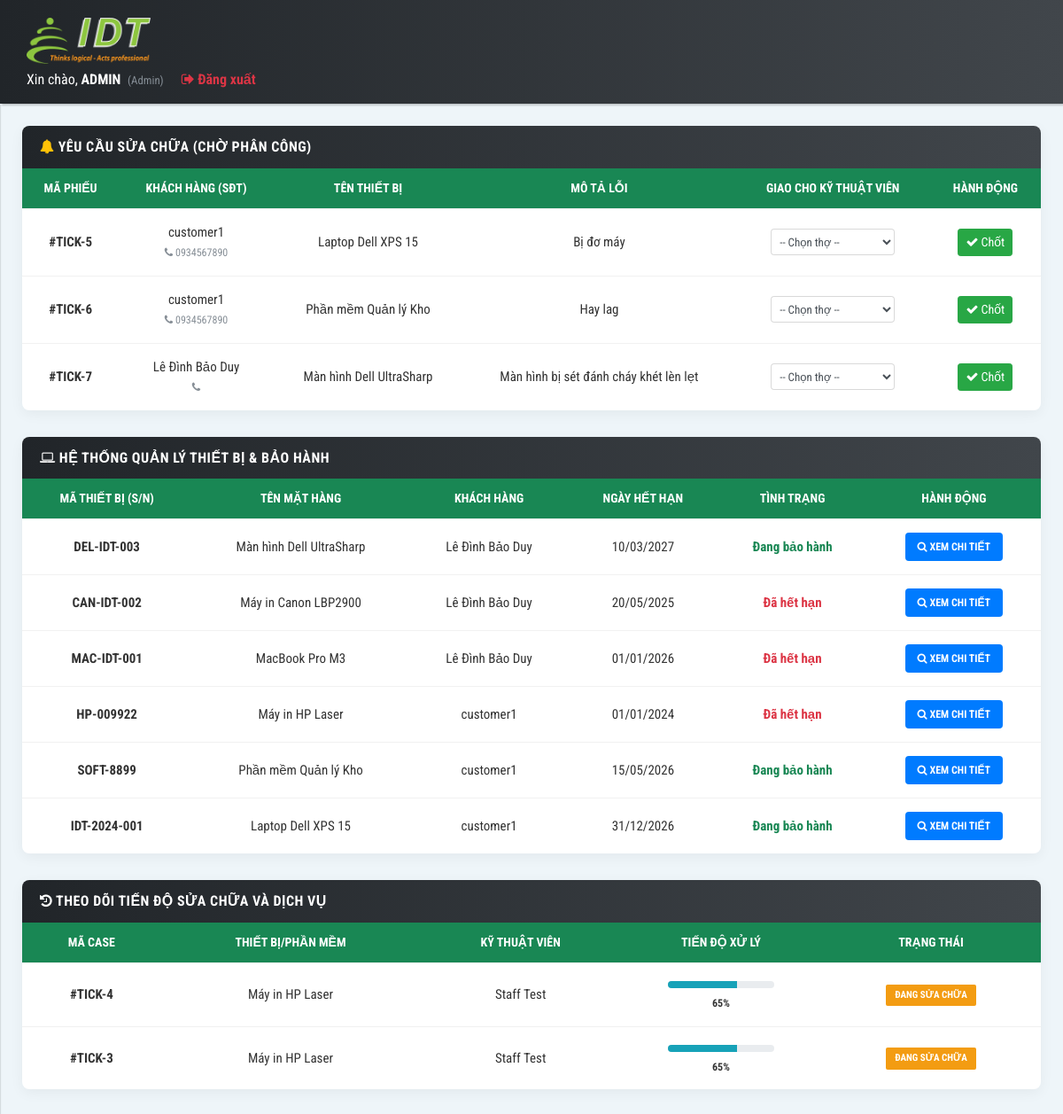
The app's page /frontend/admin/quanly.php (signed in) with its own data.
### tables this page shows
CREATE TABLE `repair_tickets` (
  `id` int(11) NOT NULL,
  `device_id` int(11) NOT NULL,
  `customer_id` int(11) NOT NULL,
  `user_id` int(11) DEFAULT NULL,
  `received_date` date DEFAULT NULL,
  `description` text DEFAULT NULL,
  `status` enum('pending','repairing','completed','cancelled') DEFAULT 'pending',
  `progress` int(3) NOT NULL DEFAULT 0,
  `created_at` timestamp NOT NULL DEFAULT current_timestamp(),
  `updated_at` timestamp NOT NULL DEFAULT current_timestamp() ON UPDATE current_timestamp()
);

CREATE TABLE `customers` (
  `id` int(11) NOT NULL,
  `name` varchar(150) NOT NULL,
  `phone` varchar(50) DEFAULT NULL,
  `email` varchar(150) NOT NULL,
  `password` varchar(255) NOT NULL,
  `address` text DEFAULT NULL,
  `created_at` timestamp NOT NULL DEFAULT current_timestamp(),
  `updated_at` timestamp NOT NULL DEFAULT current_timestamp() ON UPDATE current_timestamp()
);

CREATE TABLE `devices` (
  `id` int(11) NOT NULL,
  `name` varchar(150) NOT NULL,
  `serial_number` varchar(100) DEFAULT NULL,
  `customer_id` int(11) DEFAULT NULL,
  `type` enum('hardware','software') NOT NULL,
  `warranty_start_date` date DEFAULT NULL,
  `warranty_end_date` date DEFAULT NULL,
  `status` enum('active','expired','repairing') DEFAULT 'active',
  `created_at` timestamp NOT NULL DEFAULT current_timestamp(),
  `updated_at` timestamp NOT NULL DEFAULT current_timestamp() ON UPDATE current_timestamp()
);

CREATE TABLE `users` (
  `id` int(11) NOT NULL,
  `name` varchar(100) DEFAULT NULL,
  `email` varchar(150) DEFAULT NULL,
  `password` varchar(255) NOT NULL,
  `role` enum('admin','manager','staff') NOT NULL DEFAULT 'staff',
  `created_at` timestamp NOT NULL DEFAULT current_timestamp(),
  `updated_at` timestamp NOT NULL DEFAULT current_timestamp() ON UPDATE current_timestamp()
);

### frontend/admin/quanly.php (the view, shortened to what this page needs)
<?php
require_once "../../backend/config/database.php";
$currentRole = $_SESSION['role'];
$sql_pending = "SELECT rt.id, rt.received_date, rt.description, d.name as device_name, c.name as customer_name, c.phone
                FROM repair_tickets rt
                JOIN devices d ON rt.device_id = d.id
                JOIN customers c ON rt.customer_id = c.id
                WHERE rt.status = 'pending' AND rt.user_id IS NULL
                ORDER BY rt.created_at ASC";
$result_pending = mysqli_query($conn, $sql_pending);
$pending_tickets = mysqli_fetch_all($result_pending, MYSQLI_ASSOC);
$sql_all_devices = "SELECT d.*, c.name as customer_name
                    FROM devices d
                    LEFT JOIN customers c ON d.customer_id = c.id
                    ORDER BY d.id DESC";
$result_devices = mysqli_query($conn, $sql_all_devices);
$all_devices = mysqli_fetch_all($result_devices, MYSQLI_ASSOC);
$sql_ongoing = "SELECT rt.*, d.name as device_name, u.name as staff_name
                FROM repair_tickets rt
                JOIN devices d ON rt.device_id = d.id
                LEFT JOIN users u ON rt.user_id = u.id
                WHERE rt.status IN ('pending', 'repairing') AND rt.user_id IS NOT NULL
                ORDER BY rt.updated_at DESC";
$result_ongoing = mysqli_query($conn, $sql_ongoing);
$ongoing_tickets = mysqli_fetch_all($result_ongoing, MYSQLI_ASSOC);
$roleLabel = ['admin' => 'Admin', 'manager' => 'Quản lý', 'staff' => 'Nhân viên'];
?>
<!DOCTYPE html>
<html lang="vi">
<head>
    <link rel="stylesheet" href="css/bootstrap.min.css">
    <link rel="stylesheet" href="font-awesome-4.7.0/css/font-awesome.min.css">
    <link rel="stylesheet" href="css/font-icon-style.css">
    <link rel="stylesheet" href="css/style.default.css" id="theme-stylesheet">
    <link rel="stylesheet" href="css/ui-elements/card.css">
    <link rel="stylesheet" href="css/style.css">
</head>
<body>
<div class="page">
    <header class="header">
        <nav class="navbar navbar-expand-lg">
            <div class="container-fluid">
                <div class="navbar-holder d-flex align-items-center justify-content-between">
                    <div class="navbar-header">
                        <a href="quanly.php" class="navbar-brand">
                            <div class="brand-text brand-big hidden-lg-down">
                                <img src="img/logo.png" width="140" alt="Logo" class="img-fluid">
                            </div>
                        </a>
                        <ul class="nav-menu list-unstyled d-flex flex-md-row align-items-md-center mb-0" style="margin-left: auto; gap: 20px;">
                            <li class="nav-item text-white">
                                Xin chào, <strong><?php echo isset($_SESSION['name']) ? htmlspecialchars($_SESSION['name']) : strtoupper($currentRole); ?></strong>
                                <small class="text-muted ml-1">(<?= $roleLabel[$currentRole] ?? $currentRole ?>)</small>
                            </li>
                            <li class="nav-item">
                                <a href="../../backend/api/logout.php" class="nav-link text-danger font-weight-bold" style="padding: 0;">
                                    <i class="fa fa-sign-out"></i> Đăng xuất
                                </a>
                            </li>
                        </ul>
                    </div>
                </div>
            </div>
        </nav>
    </header>
    <div class="page-content d-flex align-items-stretch">
        <div class="content-inner">
            <div class="row" id="report-pending">
                <div class="col-md-12">
                    <div class="card card-idt-main">
                        <div class="card-header-idt">
                            <h4 class="title-idt"><i class="fa fa-bell text-warning"></i> YÊU CẦU SỬA CHỮA (CHỜ PHÂN CÔNG)</h4>
                        </div>
                        <div class="card-body no-padding">
                            <div class="table-responsive">
                                <table class="table idt-table-report table-hover">
                                    <thead>
                                        <tr>
                                            <th class="text-center">Mã Phiếu</th>
                                            <th class="text-center">Khách hàng (SĐT)</th>
                                            <th class="text-center">Tên Thiết bị</th>
                                            <th class="text-center">Mô tả lỗi</th>
                                            <?php if (in_array($currentRole, ['admin', 'manager'])): ?>
                                            <th class="text-center">Giao cho Kỹ thuật viên</th>
                                            <th class="text-center">Hành Động</th>
                                            <?php endif; ?>
                                        </tr>
                                    </thead>
                                    <tbody>
                                        <?php if (empty($pending_tickets)): ?>
                                            <tr><td colspan="6" class="text-center text-muted py-4">Tuyệt vời! Hiện không có yêu cầu nào đang tồn đọng.</td></tr>
                                        <?php else: ?>
                                            <?php foreach ($pending_tickets as $tick): ?>
                                            <tr>
                                                <td class="text-center"><strong>#TICK-<?= $tick['id'] ?></strong></td>
                                                <td class="text-center">
                                                    <?= htmlspecialchars($tick['customer_name']) ?><br>
                                                    <small class="text-muted"><i class="fa fa-phone"></i> <?= htmlspecialchars($tick['phone'] ?? 'Không có') ?></small>
                                                </td>
                                                <td class="text-center"><?= htmlspecialchars($tick['device_name']) ?></td>
                                                <td class="text-center"><?= htmlspecialchars($tick['description']) ?></td>
                                                <?php if (in_array($currentRole, ['admin', 'manager'])): ?>
                                                <td class="text-center">
                                                    <select class="form-control form-control-sm" id="staff_assign_<?= $tick['id'] ?>">
                                                        <option value="">-- Chọn thợ --</option>
                                                    </select>
                                                </td>
                                                <td class="text-center action-col">
                                                    <button class="btn btn-sm btn-success" onclick="assignTicket(<?= $tick['id'] ?>)">
                                                        <i class="fa fa-check"></i> Chốt
                                                    </button>
                                                </td>
                                                <?php endif; ?>
                                            </tr>
                                            <?php endforeach; ?>
                                        <?php endif; ?>
                                    </tbody>
                                </table>
                            </div>
                        </div>
                    </div>
                </div>
            </div>
            <div class="row" id="report1">
                <div class="col-md-12">
                    <div class="card card-idt-main">
                        <div class="card-header-idt">
                            <h4 class="title-idt"><i class="fa fa-laptop"></i> HỆ THỐNG QUẢN LÝ THIẾT BỊ & BẢO HÀNH</h4>
                        </div>
                        <div class="card-body no-padding">
                            <div class="table-responsive">
                                <table class="table idt-table-report table-hover">
                                    <thead>
                                        <tr>
                                            <th class="text-center">Mã Thiết Bị (S/N)</th>
                                            <th class="text-center">Tên Mặt Hàng</th>
                                            <th class="text-center">Khách Hàng</th>
                                            <th class="text-center">Ngày Hết Hạn</th>
                                            <th class="text-center">Tình Trạng</th>
                                            <th class="text-center">Hành Động</th>
                                        </tr>
                                    </thead>
                                    <tbody>
                                        <?php foreach ($all_devices as $dev):
                                            $end_date = strtotime($dev['warranty_end_date']);
                                            $days_left = ($end_date - time()) / 86400;
                                            $status_class = "text-status-good"; $status_text = "Đang bảo hành";
                                            if ($days_left < 0) { $status_class = "text-status-expired"; $status_text = "Đã hết hạn"; }
                                            elseif ($days_left <= 30) { $status_class = "text-status-warning"; $status_text = "Sắp hết hạn"; }
                                        ?>
                                        <tr>
                                            <td class="text-center"><strong><?= htmlspecialchars($dev['serial_number']) ?></strong></td>
                                            <td class="text-center"><?= htmlspecialchars($dev['name']) ?></td>
                                            <td class="text-center"><?= htmlspecialchars($dev['customer_name'] ?? 'Chưa gán') ?></td>
                                            <td class="text-center"><?= $end_date ? date('d/m/Y', $end_date) : '—' ?></td>
                                            <td class="text-center"><span class="<?= $status_class ?>"><?= $status_text ?></span></td>
                                            <td class="text-center action-col">
                                                <button class="btn-idt-fixed btn-blue" onclick="viewDeviceDetail(<?= $dev['id'] ?>)">
                                                    <i class="fa fa-search"></i> Xem chi tiết
                                                </button>
                                            </td>
                                        </tr>
                                        <?php endforeach; ?>
                                    </tbody>
                                </table>
                            </div>
                        </div>
                    </div>
                </div>
            </div>
            <div class="row" id="report3">
                <div class="col-md-12">
                    <div class="card card-idt-main">
                        <div class="card-header-idt">
                            <h4 class="title-idt"><i class="fa fa-history"></i> THEO DÕI TIẾN ĐỘ SỬA CHỮA VÀ DỊCH VỤ</h4>
                        </div>
                        <div class="card-body no-padding">
                            <div class="table-responsive">
                                <table class="table idt-table-report table-hover">
                                    <thead>
                                        <tr>
                                            <th class="text-center">Mã Case</th>
                                            <th class="text-center">Thiết bị/Phần mềm</th>
                                            <th class="text-center">Kỹ thuật viên</th>
                                            <th class="text-center">Tiến độ xử lý</th>
                                            <th class="text-center">Trạng thái</th>
                                        </tr>
                                    </thead>
                                    <tbody>
                                        <?php if (empty($ongoing_tickets)): ?>
                                            <tr><td colspan="5" class="text-center text-muted py-4">Không có phiếu nào đang xử lý.</td></tr>
                                        <?php else: ?>
                                            <?php foreach ($ongoing_tickets as $tick): ?>
                                            <tr>
                                                <td class="text-center"><strong>#TICK-<?= $tick['id'] ?></strong></td>
                                                <td class="text-center"><?= htmlspecialchars($tick['device_name']) ?></td>
                                                <td class="text-center"><?= htmlspecialchars($tick['staff_name'] ?? 'Chờ phân công') ?></td>
                                                <td class="align-middle">
                                                    <div class="progress idt-progress-bar" style="margin-bottom: 5px;">
                                                        <div class="progress-bar bg-info" style="width: <?= $tick['progress'] ?>%;"></div>
                                                    </div>
                                                    <div class="text-center"><small class="font-weight-bold"><?= $tick['progress'] ?>%</small></div>
                                                </td>
                                                <td class="text-center action-col">
                                                    <?php
                                                        $btn_class = ($tick['status'] == 'repairing') ? 'btn-warning-idt' : 'btn-info-idt';
                                                        $status_txt = ($tick['status'] == 'repairing') ? 'Đang sửa chữa' : 'Chờ xử lý';
                                                    ?>
                                                    <span class="status-btn <?= $btn_class ?>"><?= $status_txt ?></span>
                                                </td>
                                            </tr>
                                            <?php endforeach; ?>
                                        <?php endif; ?>
                                    </tbody>
                                </table>
                            </div>
                        </div>
                    </div>
                </div>
            </div>
        </div>
    </div>
</div>
</body>
</html>

### records on screen
repair_tickets: id "5", customer.name "customer1", customer.phone "0934567890", device.name "Laptop Dell XPS 15", description "Bị đơ máy"
repair_tickets: id "6", customer.name "customer1", customer.phone "0934567890", device.name "Phần mềm Quản lý Kho", description "Hay lag"
repair_tickets: id "7", customer.name "Lê Đình Bảo Duy", device.name "Màn hình Dell UltraSharp", description "Màn hình bị sét đánh cháy khét lèn lẹt"
devices: serial_number "DEL-IDT-003", name "Màn hình Dell UltraSharp", customer.name "Lê Đình Bảo Duy", warranty_end_date "10/03/2027", status_text "Đang bảo hành"
devices: serial_number "CAN-IDT-002", name "Máy in Canon LBP2900", customer.name "Lê Đình Bảo Duy", warranty_end_date "20/05/2025", warranty_end_date "Đã hết hạn"
devices: serial_number "MAC-IDT-001", name "MacBook Pro M3", customer.name "Lê Đình Bảo Duy", warranty_end_date "01/01/2026", warranty_end_date "Đã hết hạn"
devices: serial_number "HP-009922", name "Máy in HP Laser", customer.name "customer1", warranty_end_date "01/01/2024", warranty_end_date "Đã hết hạn"
devices: serial_number "SOFT-8899", name "Phần mềm Quản lý Kho", customer.name "customer1", warranty_end_date "15/05/2026", status_text "Đang bảo hành"
devices: serial_number "IDT-2024-001", name "Laptop Dell XPS 15", customer.name "customer1", warranty_end_date "31/12/2026", status_text "Đang bảo hành"
repair_tickets: id "4", device.name "Máy in HP Laser", user.name "Staff Test", progress "65", status "ĐANG SỬA CHỮA"
repair_tickets: id "3", device.name "Máy in HP Laser", user.name "Staff Test", progress "65", status "ĐANG SỬA CHỮA"

### other values on screen
$currentRole "ADMIN"
$roleLabel[$currentRole] "Admin"
